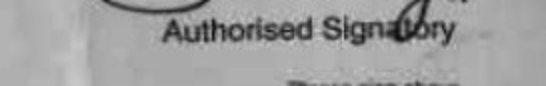
#> input picture tests/fixtures/indic_ocr/real_authorised_signatory.png, 546 x 86 px
$ python -i debug_sig.py   (imports and definitions only)
#> lines starting #> are read from the running program, lines starting #| are printed output that depends on the picture
"""
Standalone sig detector debugger — run without any services.

Usage:
    python debug_sig.py path/to/cheque.jpg

Saves (JPEG, max 1400 px wide):
    debug_zone.jpg        — raw zone crop
    debug_ink.jpg         — local-contrast ink mask
    debug_rows.jpg        — qualifying rows highlighted in green
    debug_result.jpg      — final bbox drawn on original image

Prints threshold, row count, cluster count to console.
"""
import sys
from pathlib import Path
import numpy as np
from PIL import Image, ImageDraw, ImageFilter

# ── import detector functions from the service ──────────────────────────
sys.path.insert(0, str(Path(__file__).parent))
from apps.sig_detector.main import _detect_pixel

CONTRAST_THRESH  = 35   # local-contrast threshold (coloured-background mode)
BLUR_RADIUS      = 15
ABS_INK_DENSITY_LIMIT = 0.05   # if abs-threshold classifies >5% of zone → use local contrast

MAX_W = 1400           # max output image width (keeps file sizes small)


def _save(img: Image.Image, path: str, quality: int = 82) -> None:
    if img.width > MAX_W:
        scale = MAX_W / img.width
        img = img.resize((MAX_W, int(img.height * scale)), Image.LANCZOS)
    img.convert("RGB").save(path, "JPEG", quality=quality, optimize=True)
    print(f"  Saved {path}  ({img.width}×{img.height})")


def debug(img_path: str) -> None:
    img = Image.open(img_path).convert("RGB")
#> img is the input picture: PIL image 546x86 RGB; min 14, max 199, mean 159.9
    iw, ih = img.size
#> iw = 546; ih = 86
    print(f"\n=== {Path(img_path).name} ===")
    print(f"Image size: {iw} × {ih}")
#| Image size: 546 × 86

    # Zone
    zy1 = int(ih * 0.55);  zy2 = int(ih * 0.90)
#> after `zy1 = int(ih * 0.55)`: zy1 = 47
#> after `zy2 = int(ih * 0.9)`: zy2 = 77
    zx1 = int(iw * 0.52);  zx2 = iw
#> after `zx1 = int(iw * 0.52)`: zx1 = 283
#> after `zx2 = iw`: zx2 = 546
    zone = img.crop((zx1, zy1, zx2, zy2))
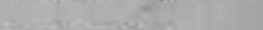
#> zone: PIL image 263x30 RGB; min 138, max 193, mean 172.2
    zw, zh = zone.size
#> zw = 263; zh = 30
    _save(zone, "debug_zone.jpg")
#|   Saved debug_zone.jpg  (263×30)
    print(f"Zone:  x=[{zx1},{zx2}]  y=[{zy1},{zy2}]  size={zw}×{zh}")
#| Zone:  x=[283,546]  y=[47,77]  size=263×30

    # Adaptive ink mask (mirrors _detect_pixel in main.py)
    gray_raw = np.array(zone.convert("L"))
    from apps.sig_detector.main import _ink_threshold
    abs_thr  = _ink_threshold(gray_raw)
    ink_abs  = (gray_raw < abs_thr).astype(np.uint8)
    abs_density = ink_abs.mean()
    use_local_contrast = abs_density > ABS_INK_DENSITY_LIMIT
    if use_local_contrast:
        blurred  = np.array(zone.convert("L").filter(ImageFilter.GaussianBlur(radius=BLUR_RADIUS)))
        contrast = blurred.astype(int) - gray_raw.astype(int)
        ink = (contrast > CONTRAST_THRESH).astype(np.uint8)
        mode_str = f"local-contrast (abs_density={abs_density:.2f} > {ABS_INK_DENSITY_LIMIT})"
    else:
        ink = ink_abs
        contrast = np.zeros_like(gray_raw, dtype=int)
        mode_str = f"absolute (thr={abs_thr}, abs_density={abs_density:.2f})"

    print(f"Ink mask mode: {mode_str}")

    # For display: show ink mask
    contrast_vis = ink * 255
    _save(Image.fromarray(contrast_vis.astype(np.uint8), mode="L"), "debug_ink.jpg")

    # Qualifying rows (mirrors main.py guards)
    MIN_SPAN    = max(8, int(zw * 0.05))
    MAX_DENSITY = 0.40
    MAX_RUNS    = 15
    MERGE_GAP   = 10
    MIN_ROWS    = 2
    MIN_SPAN_DENSITY = 0.05 if use_local_contrast else 0.08  # Guard D: stricter for abs threshold
    RIGHT_FRINGE = max(4, int(zw * 0.08))   # Guard E: rightmost 8% = barcode fringe

    sig_rows = []
    reject_span = reject_density = reject_runs = reject_fringe = 0
    for y in range(zh):
        o_xs = np.where(ink[y])[0]
        if len(o_xs) == 0:
            continue
        span    = int(o_xs[-1]) - int(o_xs[0])
        density = len(o_xs) / zw
        if span < MIN_SPAN:
            reject_span += 1; continue
        if density > MAX_DENSITY:
            reject_density += 1; continue
        runs = 1
        for i in range(1, len(o_xs)):
            if int(o_xs[i]) - int(o_xs[i-1]) > 3:
                runs += 1
        if runs > MAX_RUNS:
            reject_runs += 1; continue

        # Guard D: ink must be concentrated within its span
        span_density = len(o_xs) / (span + 1)
        if span_density < MIN_SPAN_DENSITY:
            continue

        # Guard E: clip barcode / right-margin ink from the right end of every row.
        # Barcode stripes overlap signature y-positions, so a single row can have
        # ink at the signature location AND the barcode location.  Strip any ink
        # in the rightmost RIGHT_FRINGE pixels before recording right_x.
        fringe_boundary = zw - RIGHT_FRINGE
        o_xs_core = o_xs[o_xs < fringe_boundary]
        if len(o_xs_core) == 0:
            reject_fringe += 1; continue   # entire row is fringe/barcode

        sig_rows.append((y, int(o_xs[0]), int(o_xs_core[-1]), span_density))

    print(f"Rows with ink: {(ink.sum(axis=1)>0).sum()}")
    print(f"Qualifying rows: {len(sig_rows)}  "
          f"(rejected: span={reject_span}, density={reject_density}, "
          f"runs={reject_runs}, fringe={reject_fringe})")

    # Draw qualifying rows on zone
    zone_dbg = zone.copy()
    draw = ImageDraw.Draw(zone_dbg)
    for (y, lx, rx, *_) in sig_rows:
        draw.line([(lx, y), (rx, y)], fill=(0, 220, 0), width=1)
    _save(zone_dbg, "debug_rows.jpg")

    if not sig_rows:
        print("→ No qualifying rows — returning []")
        return

    # Clusters
    clusters = []
    cur = [sig_rows[0]]
    for i in range(1, len(sig_rows)):
        if sig_rows[i][0] - sig_rows[i-1][0] <= MERGE_GAP:
            cur.append(sig_rows[i])
        else:
            clusters.append(cur); cur = [sig_rows[i]]
    clusters.append(cur)

    qualifying = [c for c in clusters if len(c) >= MIN_ROWS]
    if not qualifying:
        qualifying = [max(clusters, key=len)]
        print(f"No cluster with >={MIN_ROWS} rows -- using largest ({len(qualifying[0])} rows)")

    print(f"Clusters: {len(clusters)}  qualifying: {len(qualifying)}")
    best = max(qualifying, key=len)
    print(f"Best cluster: rows {best[0][0]}-{best[-1][0]}  "
          f"({len(best)} rows)  y_zone={best[-1][0]}/{zh} ({best[-1][0]/zh*100:.0f}%)")

    # Head-trim: drop leading annotation text (ANKIT KUMAR / NKIT) merged into cluster
    TIGHT_GAP = 1
    if len(best) > 10:
        sub_clusters = []
        sub_cur = [best[0]]
        for i in range(1, len(best)):
            if best[i][0] - best[i-1][0] <= TIGHT_GAP:
                sub_cur.append(best[i])
            else:
                sub_clusters.append(sub_cur)
                sub_cur = [best[i]]
        sub_clusters.append(sub_cur)
        if len(sub_clusters) >= 2:
            head = sub_clusters[0]
            tail_rows = sum(len(s) for s in sub_clusters[1:])
            sizes = [len(s) for s in sub_clusters]
            if tail_rows > 0:
                gap = sub_clusters[1][0][0] - head[-1][0]
                ratio = len(head) / tail_rows
                trimmed = False
                head_avg_sd = sum(r[3] for r in head) / len(head)
                first_tail_len = len(sub_clusters[1])
                if (gap <= 3 and len(head) >= 10
                        and ratio < 0.25 and head_avg_sd > 0.28
                        and first_tail_len > len(head) * 1.5):
                    print(f"  Head-trim (small-gap): head={len(head)} rows, gap={gap}, "
                          f"ratio={ratio:.1%}, avg_sd={head_avg_sd:.2f}, "
                          f"first_tail={first_tail_len} > {len(head)*1.5:.0f} "
                          f"(sizes: {sizes}) -- dropping dense annotation")
                    best = [r for s in sub_clusters[1:] for r in s]
                    trimmed = True
                elif gap > 3 and len(head) < 5:
                    print(f"  Head-trim (large-gap): head={len(head)} rows, gap={gap} "
                          f"(sizes: {sizes}) -- dropping orphan fragment")
                    best = [r for s in sub_clusters[1:] for r in s]
                    trimmed = True
                if not trimmed:
                    print(f"  No head-trim: head={len(head)}, gap={gap}, ratio={ratio:.1%}  "
                          f"(sizes: {sizes})")

    # Trim far-left outlier rows (border lines, background text)
    lefts_s = sorted(r[1] for r in best)
    gap_thresh = int(zw * 0.15)
    max_gap = gap_idx = 0
    for i in range(len(lefts_s) - 1):
        g = lefts_s[i + 1] - lefts_s[i]
        if g > max_gap:
            max_gap, gap_idx = g, i + 1
    left = lefts_s[gap_idx] if (len(lefts_s) >= 4 and max_gap > gap_thresh) else lefts_s[0]
    if len(lefts_s) >= 4 and max_gap > gap_thresh:
        print(f"  -> left trimmed: largest gap={max_gap}px at idx={gap_idx}  "
              f"raw_min={lefts_s[0]}  trimmed_left={left}")

    # Trim far-right outlier rows (barcode stripes at zone right edge)
    rights_s = sorted(r[2] for r in best)
    r_gap_thresh = int(zw * 0.15)
    r_max_gap = r_max_gap_idx = 0
    for i in range(len(rights_s) - 1):
        g = rights_s[i + 1] - rights_s[i]
        if g > r_max_gap:
            r_max_gap, r_max_gap_idx = g, i + 1
    if (len(rights_s) >= 4 and r_max_gap > r_gap_thresh
            and r_max_gap_idx > len(rights_s) // 2):
        right = rights_s[r_max_gap_idx - 1]
        print(f"  -> right trimmed: largest gap={r_max_gap}px at idx={r_max_gap_idx}  "
              f"raw_max={rights_s[-1]}  trimmed_right={right}")
    else:
        right = rights_s[-1]

    top    = min(r[0] for r in best)
    bottom = max(r[0] for r in best) + 1

    abs_x1 = (zx1+left)/iw;  abs_y1 = (zy1+top)/ih
    abs_x2 = (zx1+right)/iw; abs_y2 = (zy1+bottom)/ih
    result = [round(abs_x1,4), round(abs_y1,4), round(abs_x2,4), round(abs_y2,4)]
    print(f"BBox (normalised): {result}")

    img_draw = img.copy()
    draw2 = ImageDraw.Draw(img_draw)
    draw2.rectangle([zx1, zy1, zx2, zy2], outline=(100,100,255), width=3)
    draw2.rectangle(
        [int(abs_x1*iw), int(abs_y1*ih), int(abs_x2*iw), int(abs_y2*ih)],
        outline=(0,220,0), width=4
    )
    _save(img_draw, "debug_result.jpg", quality=85)

    # Also call the real detector to confirm
    det = _detect_pixel(img)
    print(f"\n_detect_pixel() returned: {det}")


# [5 lines not run here, left out]

#> (the run stopped early here; a loop or call above may not have finished)

$ run again, on tests/fixtures/indic_ocr/real_kannada_handwritten_amount_words.png
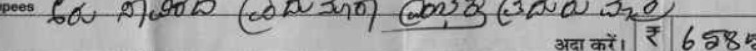
#> input picture tests/fixtures/indic_ocr/real_kannada_handwritten_amount_words.png, 756 x 51 px
#> in debug, img is the input picture: PIL image 756x51 RGB; min 3, max 223, mean 162.2
#| Image size: 756 × 51
#> in debug, `zone = img.crop((zx1, zy1, zx2, zy2))`:
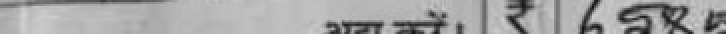
#> zone: PIL image 363x17 RGB (shown 2 times larger); min 17, max 212, mean 162.8
#|   Saved debug_zone.jpg  (363×17)
#| Zone:  x=[393,756]  y=[28,45]  size=363×17
